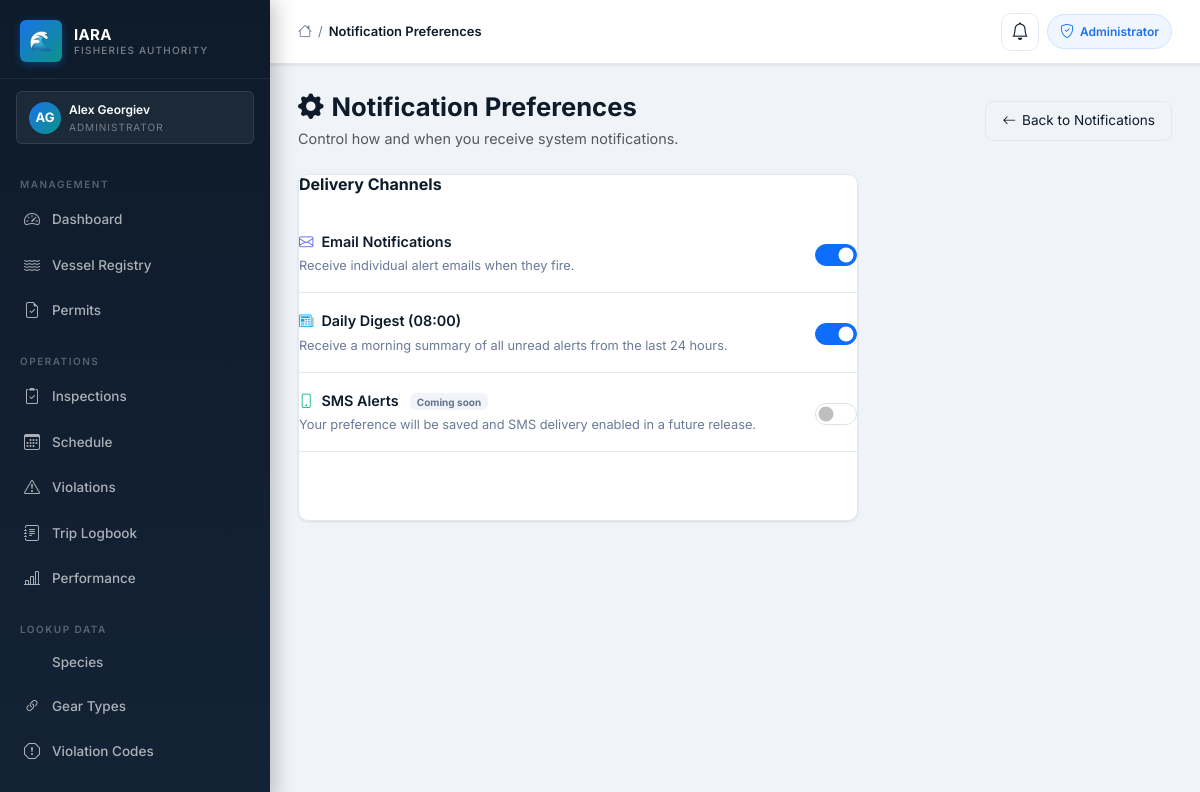
/alerts/preferences (signed in), run on the app's committed database.
### iara_app/models.py (models this page shows, shortened)
class User(UserMixin, db.Model):
    __tablename__ = "users"
    id = db.Column(db.Integer, primary_key=True)
    first_name = db.Column(db.String(50), nullable=False)
    last_name = db.Column(db.String(50), nullable=False)
    email = db.Column(db.String(120), unique=True, nullable=False)
    phone = db.Column(db.String(20), nullable=False)
    role = db.Column(db.String(50), nullable=False)
    password_hash = db.Column(db.String(128), nullable=False)
    vessel_registration = db.Column(db.String(50))
    fishing_permit_number = db.Column(db.String(50))
    inspector_id = db.Column(db.Integer, db.ForeignKey("users.id"), nullable=True)
    id_number = db.Column(db.String(50))
    age_category = db.Column(db.String(20))
    created_at = db.Column(db.DateTime, default=datetime.utcnow)
    is_active = db.Column(db.Boolean, default=True)
    reset_token       = db.Column(db.String(100), nullable=True)
    reset_token_expiry = db.Column(db.DateTime, nullable=True)
    failed_logins   = db.Column(db.Integer, default=0)
    locked_until    = db.Column(db.DateTime, nullable=True)
    inspections = db.relationship("Inspection", foreign_keys="Inspection.inspector_id", backref="inspector", lazy=True)
    scheduled_inspections = db.relationship("ScheduledInspection", foreign_keys="ScheduledInspection.inspector_id", backref="assigned_inspector", lazy=True)
    created_scheduled_inspections = db.relationship("ScheduledInspection", foreign_keys="ScheduledInspection.created_by_id", backref="created_by_user", lazy=True)
    audit_logs = db.relationship("AuditLog", foreign_keys="AuditLog.user_id", backref="user", lazy=True)
    alerts = db.relationship("Alert", foreign_keys="Alert.user_id", backref="recipient", lazy=True)

class UserAlertPreference(db.Model):
    __tablename__ = "user_alert_preference"
    id              = db.Column(db.Integer, primary_key=True)
    user_id         = db.Column(db.Integer, db.ForeignKey("users.id"), nullable=False, unique=True)
    email_enabled   = db.Column(db.Boolean, default=True,  nullable=False)
    sms_enabled     = db.Column(db.Boolean, default=False, nullable=False)  # stored; delivery not implemented
    digest_enabled  = db.Column(db.Boolean, default=True,  nullable=False)  # daily morning digest
    updated_at      = db.Column(db.DateTime, default=datetime.utcnow, onupdate=datetime.utcnow)
    user = db.relationship("User", foreign_keys=[user_id], backref=db.backref("alert_preference", uselist=False))

### iara_app/routes/alerts.py (the view, shortened to what this page needs)
@bp.route("/preferences", methods=["GET", "POST"])
@login_required
def preferences():
    pref = UserAlertPreference.query.filter_by(user_id=current_user.id).first()
    if not pref:
        pref = UserAlertPreference(user_id=current_user.id)
        db.session.add(pref)
        db.session.commit()
    return render_template(
        "alerts/preferences.html",
        title="Notification Preferences",
        pref=pref,
    )

### iara_app/templates/alerts/preferences.html (shortened to what this page needs)
{% extends "layout/base.html" %}
{% block content %}
<div class="d-flex align-items-center justify-content-between mb-4">
  <div>
    <h1 class="fw-bold mb-1" style="font-size:1.6rem;">
      <i class="bi bi-gear-fill me-2" style="color:var(--accent-primary);"></i>Notification Preferences
    </h1>
    <p class="text-muted mb-0" style="font-size:.9rem;">
      Control how and when you receive system notifications.
    </p>
  </div>
  <a href="{{ url_for('alerts.notification_center') }}"
     style="display:inline-flex;align-items:center;gap:6px;padding:8px 16px;background:var(--surface-card);border:1px solid var(--border-color);border-radius:8px;text-decoration:none;color:var(--text-primary);font-size:.85rem;">
    <i class="bi bi-arrow-left"></i>Back to Notifications
  </a>
</div>
<div class="iara-card" style="max-width:560px;">
  <form method="post" action="{{ url_for('alerts.preferences') }}">
    <h2 style="font-size:1rem;font-weight:700;margin-bottom:20px;color:var(--text-primary);">
      Delivery Channels
    </h2>
    <div style="display:flex;align-items:center;justify-content:space-between;padding:16px 0;border-bottom:1px solid var(--border-color);">
      <div>
        <div style="font-weight:600;font-size:.9rem;color:var(--text-primary);">
          <i class="bi bi-envelope me-2" style="color:#6366f1;"></i>Email Notifications
        </div>
        <div style="font-size:.8rem;color:var(--text-secondary);margin-top:3px;">
          Receive individual alert emails when they fire.
        </div>
      </div>
      <label class="form-check form-switch mb-0">
        <input class="form-check-input" type="checkbox" name="email_enabled"
          id="email_enabled" style="width:42px;height:22px;"
          {% if pref.email_enabled %}checked{% endif %}>
      </label>
    </div>
    <div style="display:flex;align-items:center;justify-content:space-between;padding:16px 0;border-bottom:1px solid var(--border-color);">
      <div>
        <div style="font-weight:600;font-size:.9rem;color:var(--text-primary);">
          <i class="bi bi-newspaper me-2" style="color:#0ea5e9;"></i>Daily Digest (08:00)
        </div>
        <div style="font-size:.8rem;color:var(--text-secondary);margin-top:3px;">
          Receive a morning summary of all unread alerts from the last 24 hours.
        </div>
      </div>
      <label class="form-check form-switch mb-0">
        <input class="form-check-input" type="checkbox" name="digest_enabled"
          id="digest_enabled" style="width:42px;height:22px;"
          {% if pref.digest_enabled %}checked{% endif %}>
      </label>
    </div>
    <div style="display:flex;align-items:center;justify-content:space-between;padding:16px 0;border-bottom:1px solid var(--border-color);">
      <div>
        <div style="font-weight:600;font-size:.9rem;color:var(--text-primary);">
          <i class="bi bi-phone me-2" style="color:#10b981;"></i>SMS Alerts
          <span class="badge ms-2" style="background:#f1f5f9;color:#64748b;font-size:10px;">Coming soon</span>
        </div>
        <div style="font-size:.8rem;color:var(--text-secondary);margin-top:3px;">
          Your preference will be saved and SMS delivery enabled in a future release.
        </div>
      </div>
      <label class="form-check form-switch mb-0">
        <input class="form-check-input" type="checkbox" name="sms_enabled"
          id="sms_enabled" style="width:42px;height:22px;"
          {% if pref.sms_enabled %}checked{% endif %}>
      </label>
    </div>
    <div class="mt-4">
      <button type="submit"
        style="padding:10px 24px;background:var(--accent-primary);color:#fff;border:none;border-radius:8px;font-weight:600;cursor:pointer;font-size:.9rem;">
        <i class="bi bi-check2 me-1"></i>Save Preferences
      </button>
    </div>
  </form>
</div>
{% endblock %}

### iara_app/templates/layout/base.html (shortened to what this page needs)
<!DOCTYPE html>
<html lang="en">
<head>
  <link href="https://cdn.jsdelivr.net/npm/bootstrap@5.3.2/dist/css/bootstrap.min.css" rel="stylesheet">
  <link rel="stylesheet" href="https://cdn.jsdelivr.net/npm/bootstrap-icons@1.11.3/font/bootstrap-icons.min.css">
  <link rel="stylesheet" href="{{ url_for('static', filename='css/iara_theme.css') }}">
</head>
<body>
  {% if current_user.is_authenticated %}
  <aside class="iara-sidebar">
    <a class="sidebar-brand" href="#">
      <div class="sidebar-brand-icon">🌊</div>
      <div class="sidebar-brand-text">
        <div class="sidebar-brand-name">IARA</div>
        <div class="sidebar-brand-sub">Fisheries Authority</div>
      </div>
    </a>
    <div class="sidebar-role-banner">
      <div class="sidebar-role-avatar">
        {{ current_user.first_name[0]|upper }}{{ current_user.last_name[0]|upper }}
      </div>
      <div>
        <div class="sidebar-role-name">{{ current_user.first_name }} {{ current_user.last_name }}</div>
        <div class="sidebar-role-label">
          {% if current_user.role == "administrator" %}Administrator
          {% elif current_user.role == "inspector" %}Inspector
          {% elif current_user.role == "fisherman" %}Fisherman
          {% else %}Amateur Fisher{% endif %}
        </div>
      </div>
    </div>
    <nav class="sidebar-nav">
      {% if current_user.role == "administrator" %}
      <div class="sidebar-section-label">Management</div>
      <a href="{{ url_for('admin.admin_dashboard') }}"
        class="sidebar-link {% if request.endpoint == 'admin.admin_dashboard' %}active{% endif %}">
        <i class="bi bi-speedometer2"></i> Dashboard
      </a>
      <a href="{{ url_for('admin.vessels') }}"
        class="sidebar-link {% if 'vessel' in request.endpoint %}active{% endif %}">
        <i class="bi bi-water"></i> Vessel Registry
      </a>
      <a href="{{ url_for('admin.permits') }}"
        class="sidebar-link ">
        <i class="bi bi-file-earmark-check"></i> Permits
      </a>
      <div class="sidebar-section-label" style="margin-top:8px;">Operations</div>
      <a href="{{ url_for('admin.admin_inspections') }}"
        class="sidebar-link {% if 'inspection' in request.endpoint and 'schedule' not in request.endpoint %}active{% endif %}">
        <i class="bi bi-clipboard2-check"></i> Inspections
      </a>
      <a href="{{ url_for('admin.schedule_list') }}"
        class="sidebar-link {% if 'schedule' in request.endpoint %}active{% endif %}">
        <i class="bi bi-calendar3"></i> Schedule
      </a>
      <a href="{{ url_for('admin.admin_violations') }}"
        class="sidebar-link {% if 'violation' in request.endpoint %}active{% endif %}">
        <i class="bi bi-exclamation-triangle"></i> Violations
      </a>
      <a href="{{ url_for('trips.trips_list') }}"
        class="sidebar-link {% if 'trips' in request.endpoint %}active{% endif %}">
        <i class="bi bi-journal-text"></i> Trip Logbook
      </a>
      <a href="{{ url_for('admin.admin_inspector_performance') }}"
        class="sidebar-link {% if 'performance' in request.endpoint %}active{% endif %}">
        <i class="bi bi-bar-chart-line"></i> Performance
      </a>
      <div class="sidebar-section-label" style="margin-top:8px;">Lookup Data</div>
      <a href="{{ url_for('lookup.species_list') }}"
        class="sidebar-link {% if 'species' in request.endpoint %}active{% endif %}">
         Species
      </a>
      <a href="{{ url_for('lookup.gear_list') }}"
        class="sidebar-link {% if 'gear' in request.endpoint %}active{% endif %}">
        <i class="bi bi-link-45deg"></i> Gear Types
      </a>
      <a href="{{ url_for('lookup.violation_codes_list') }}"
        class="sidebar-link {% if 'violation_code' in request.endpoint %}active{% endif %}">
        <i class="bi bi-exclamation-octagon"></i> Violation Codes
      </a>
      <div class="sidebar-section-label" style="margin-top:8px;">System</div>
      {% endif %}
    </nav>
  </aside>
  {% endif %}
  <div class="iara-main" {% if not current_user.is_authenticated %}style="margin-left:0;" {% endif %}>
    <header class="iara-topbar">
      <div class="topbar-breadcrumb">
        <i class="bi bi-house" style="color:var(--text-secondary);font-size:14px;"></i>
        <span class="bc-sep">/</span>
        <span class="bc-current">{{ title if title else "Dashboard" }}</span>
      </div>
      <div class="topbar-actions">
        {% if current_user.is_authenticated %}
        <a href="{{ url_for('alerts.notification_center') }}"
           id="notif-bell-btn"
           style="position:relative;display:inline-flex;align-items:center;justify-content:center;width:38px;height:38px;background:var(--surface-card);border:1px solid var(--border-color);border-radius:10px;text-decoration:none;color:var(--text-primary);transition:background .15s;"
           title="Notifications">
          <i class="bi bi-bell" style="font-size:1.1rem;"></i>
        </a>
        {% if current_user.role == "administrator" %}
        <span class="topbar-badge">
          <i class="bi bi-shield-check"></i> Administrator
        </span>
        {% elif current_user.role == "inspector" %}
        <span class="topbar-badge" style="background:#eff6ff;border-color:#bfdbfe;color:#1d4ed8;">
          <i class="bi bi-clipboard2-check"></i> Inspector
        </span>
        {% elif current_user.role == "fisherman" %}
        <span class="topbar-badge" style="background:#f0fdf4;border-color:#bbf7d0;color:#15803d;">
          <i class="bi bi-water"></i> Fisherman
        </span>
        {% else %}
        <span class="topbar-badge" style="background:#fffbeb;border-color:#fde68a;color:#b45309;">
          <i class="bi bi-person"></i> Amateur
        </span>
        {% endif %}
        {% endif %}
      </div>
    </header>
    <main class="iara-content">
      {% block content %}{% endblock %}
    </main>
  </div>
</body>
</html>

### data on the page
User: first_name "A", last_name "G", first_name "Alex", last_name "Georgiev"
UserAlertPreference: email_enabled "☑", digest_enabled "☑"

### other printed values
{{ title if title else "Dashboard" }} "Notification Preferences"
